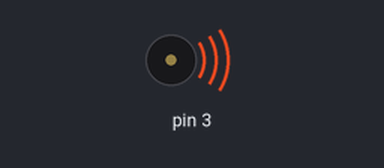
A sketch run on a simulated Arduino Uno, built with avr-gcc and run on an emulated ATmega328P. On the bench: buzzer (waves = sounding).

Above: at 0.05 s.
Timing chart, 0 to 3.0 s (numbered marks = the images above):
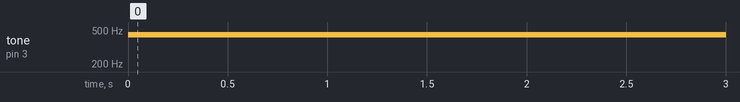

Measured:
- by itself, tone on pin 3: silent → 440 Hz at 0.00 s

The sketch:

main.ino
```cpp
void setup() {
  Serial.begin(9600);
}

void loop() {
  tone(3, 440, 500);

  delay(500);

  noTone(3);
}
```
